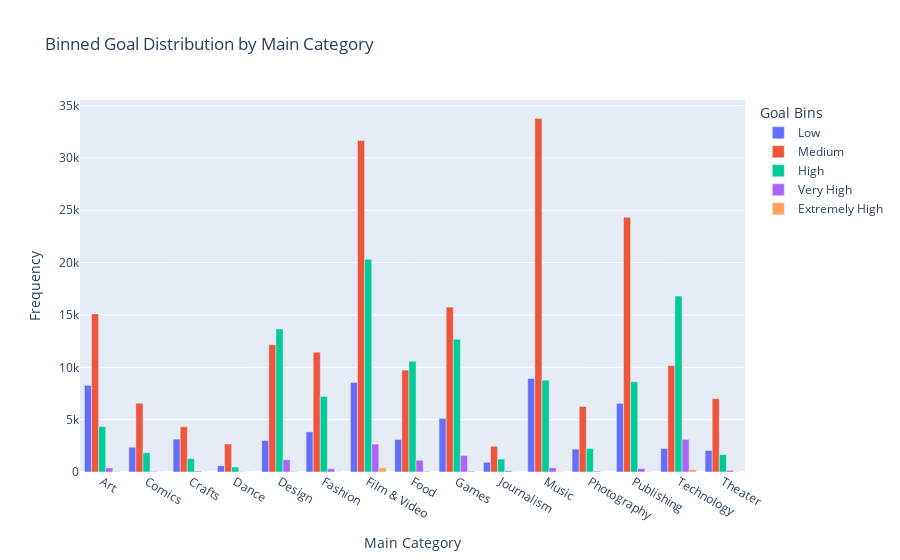

Notebook code for this chart:
### Markdown cell above
### Distribution of project goals after binning, grouped by the main categories.

### Code cell
category_goal_binned_distribution = kickstarter_data.groupby(['main_category', 'goal_binned']).size().unstack().fillna(0)

# Convert the DataFrame to long format for Plotly
category_goal_binned_distribution = category_goal_binned_distribution.reset_index()
category_goal_binned_distribution_melted = category_goal_binned_distribution.melt(id_vars=['main_category'], value_vars=goal_labels, var_name='Goal Bins', value_name='Frequency')

# Create the interactive grouped bar chart
fig = px.bar(
    category_goal_binned_distribution_melted,
    x='main_category',
    y='Frequency',
    color='Goal Bins',
    title='Binned Goal Distribution by Main Category',
    labels={'main_category': 'Main Category', 'Frequency': 'Frequency'},
    barmode='group'
)

fig.show()

### Figure 1 — Plotly figure (JSON) as saved in the notebook; plotly's stock layout.template omitted (floating-point values rounded to 4 significant figures)
{"data": [{"alignmentgroup": "True", "hovertemplate": "Goal Bins=Low<br>Main Category=%{x}<br>Frequency=%{y}<extra></extra>", "legendgroup": "Low", "marker": {"color": "#636efa", "pattern": {"shape": ""}}, "name": "Low", "offsetgroup": "Low", "orientation": "v", "showlegend": true, "textposition": "auto", "type": "bar", "x": ["Art", "Comics", "Crafts", "Dance", "Design", "Fashion", "Film & Video", "Food", "Games", "Journalism", "Music", "Photography", "Publishing", "Technology", "Theater"], "xaxis": "x", "y": [8267, 2364, 3139, 597, 3014, 3836, 8551, 3101, 5124, 926, 8937, 2181, 6551, 2247, 2058], "yaxis": "y"}, {"alignmentgroup": "True", "hovertemplate": "Goal Bins=Medium<br>Main Category=%{x}<br>Frequency=%{y}<extra></extra>", "legendgroup": "Medium", "marker": {"color": "#EF553B", "pattern": {"shape": ""}}, "name": "Medium", "offsetgroup": "Medium", "orientation": "v", "showlegend": true, "textposition": "auto", "type": "bar", "x": ["Art", "Comics", "Crafts", "Dance", "Design", "Fashion", "Film & Video", "Food", "Games", "Journalism", "Music", "Photography", "Publishing", "Technology", "Theater"], "xaxis": "x", "y": [15103, 6561, 4313, 2675, 12165, 11437, 31652, 9728, 15751, 2456, 33755, 6262, 24325, 10160, 7008], "yaxis": "y"}, {"alignmentgroup": "True", "hovertemplate": "Goal Bins=High<br>Main Category=%{x}<br>Frequency=%{y}<extra></extra>", "legendgroup": "High", "marker": {"color": "#00cc96", "pattern": {"shape": ""}}, "name": "High", "offsetgroup": "High", "orientation": "v", "showlegend": true, "textposition": "auto", "type": "bar", "x": ["Art", "Comics", "Crafts", "Dance", "Design", "Fashion", "Film & Video", "Food", "Games", "Journalism", "Music", "Photography", "Publishing", "Technology", "Theater"], "xaxis": "x", "y": [4341, 1841, 1269, 473, 13659, 7213, 20316, 10581, 12680, 1230, 8774, 2253, 8628, 16810, 1665], "yaxis": "y"}, {"alignmentgroup": "True", "hovertemplate": "Goal Bins=Very High<br>Main Category=%{x}<br>Frequency=%{y}<extra></extra>", "legendgroup": "Very High", "marker": {"color": "#ab63fa", "pattern": {"shape": ""}}, "name": "Very High", "offsetgroup": "Very High", "orientation": "v", "showlegend": true, "textposition": "auto", "type": "bar", "x": ["Art", "Comics", "Crafts", "Dance", "Design", "Fashion", "Film & Video", "Food", "Games", "Journalism", "Music", "Photography", "Publishing", "Technology", "Theater"], "xaxis": "x", "y": [391, 50, 84, 22, 1170, 311, 2662, 1126, 1581, 120, 406, 78, 330, 3113, 155], "yaxis": "y"}, {"alignmentgroup": "True", "hovertemplate": "Goal Bins=Extremely High<br>Main Category=%{x}<br>Frequency=%{y}<extra></extra>", "legendgroup": "Extremely High", "marker": {"color": "#FFA15A", "pattern": {"shape": ""}}, "name": "Extremely High", "offsetgroup": "Extremely High", "orientation": "v", "showlegend": true, "textposition": "auto", "type": "bar", "x": ["Art", "Comics", "Crafts", "Dance", "Design", "Fashion", "Film & Video", "Food", "Games", "Journalism", "Music", "Photography", "Publishing", "Technology", "Theater"], "xaxis": "x", "y": [51, 3, 4, 1, 62, 19, 404, 66, 95, 23, 46, 5, 40, 239, 27], "yaxis": "y"}], "layout": {"barmode": "group", "legend": {"title": {"text": "Goal Bins"}, "tracegroupgap": 0}, "title": {"text": "Binned Goal Distribution by Main Category"}, "xaxis": {"anchor": "y", "domain": [0, 1], "title": {"text": "Main Category"}}, "yaxis": {"anchor": "x", "domain": [0, 1], "title": {"text": "Frequency"}}}}
